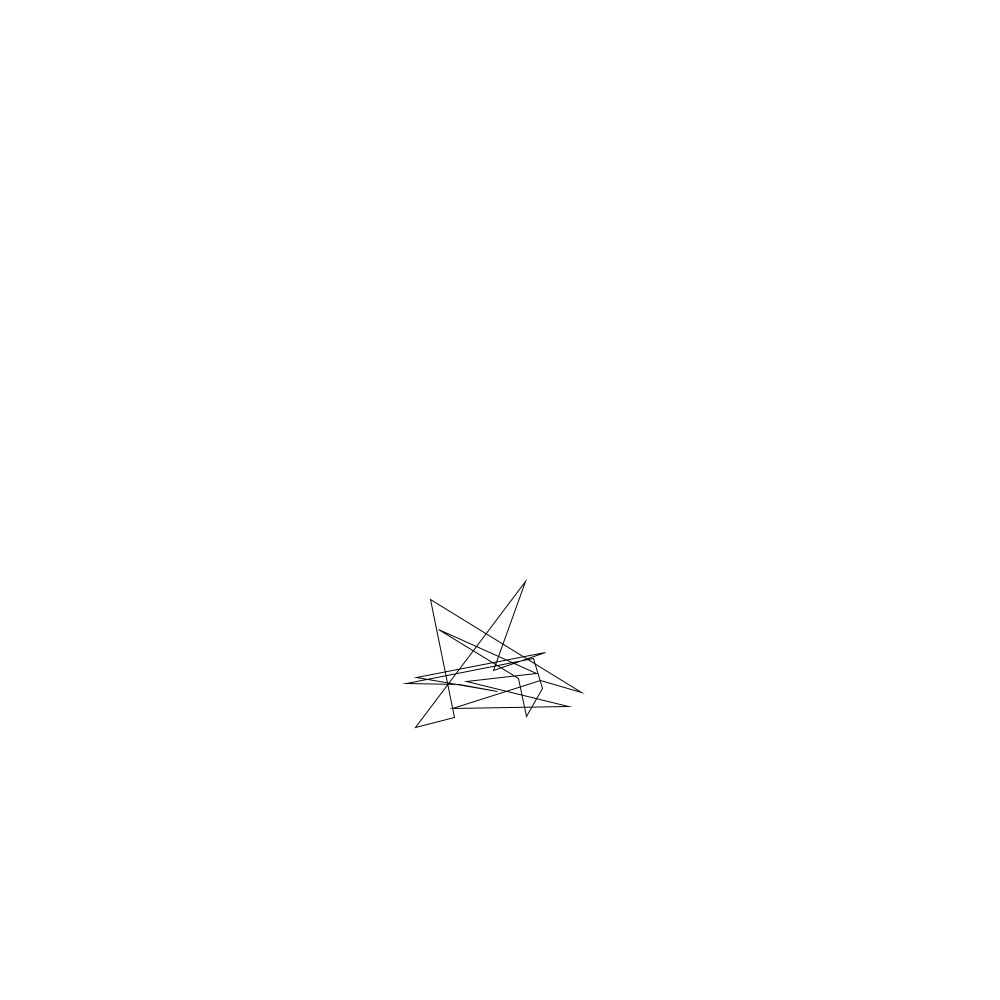
Frame 1 (no input)
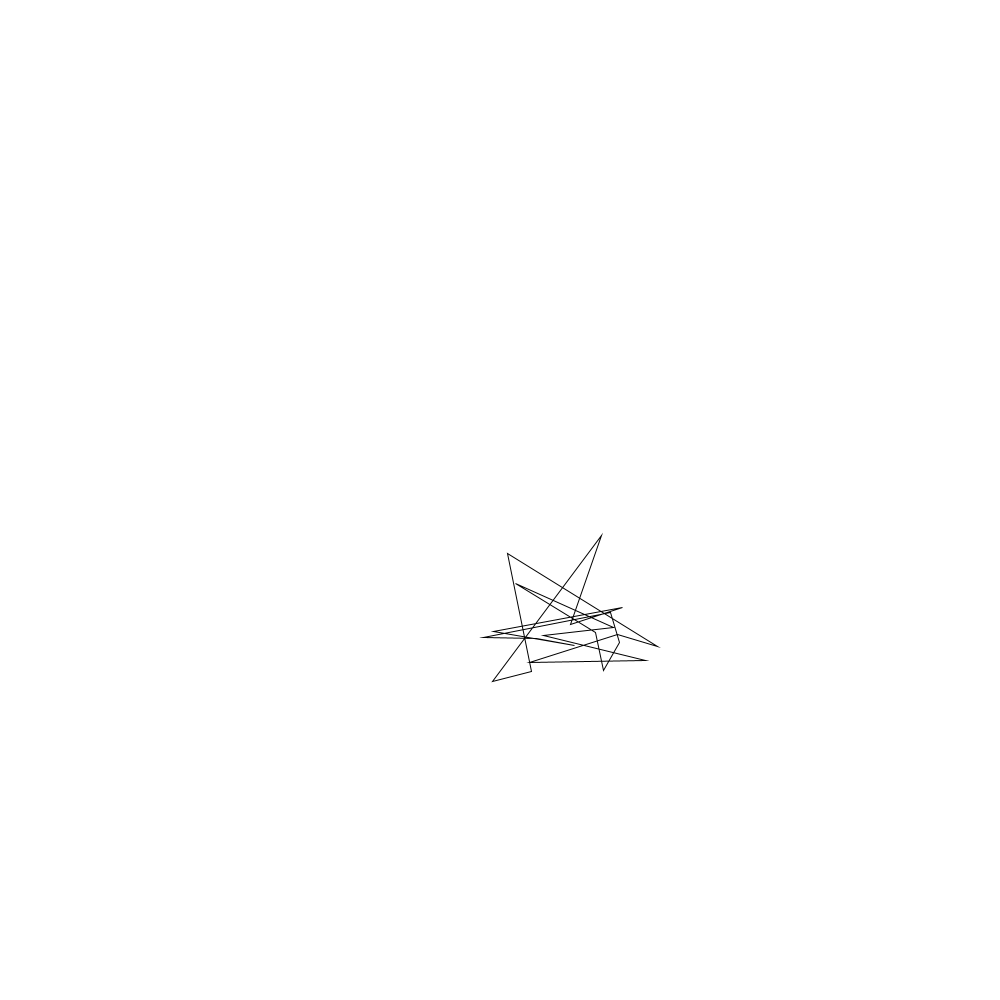
Frame 60 (the mouse pressed at the canvas centre just before this capture)
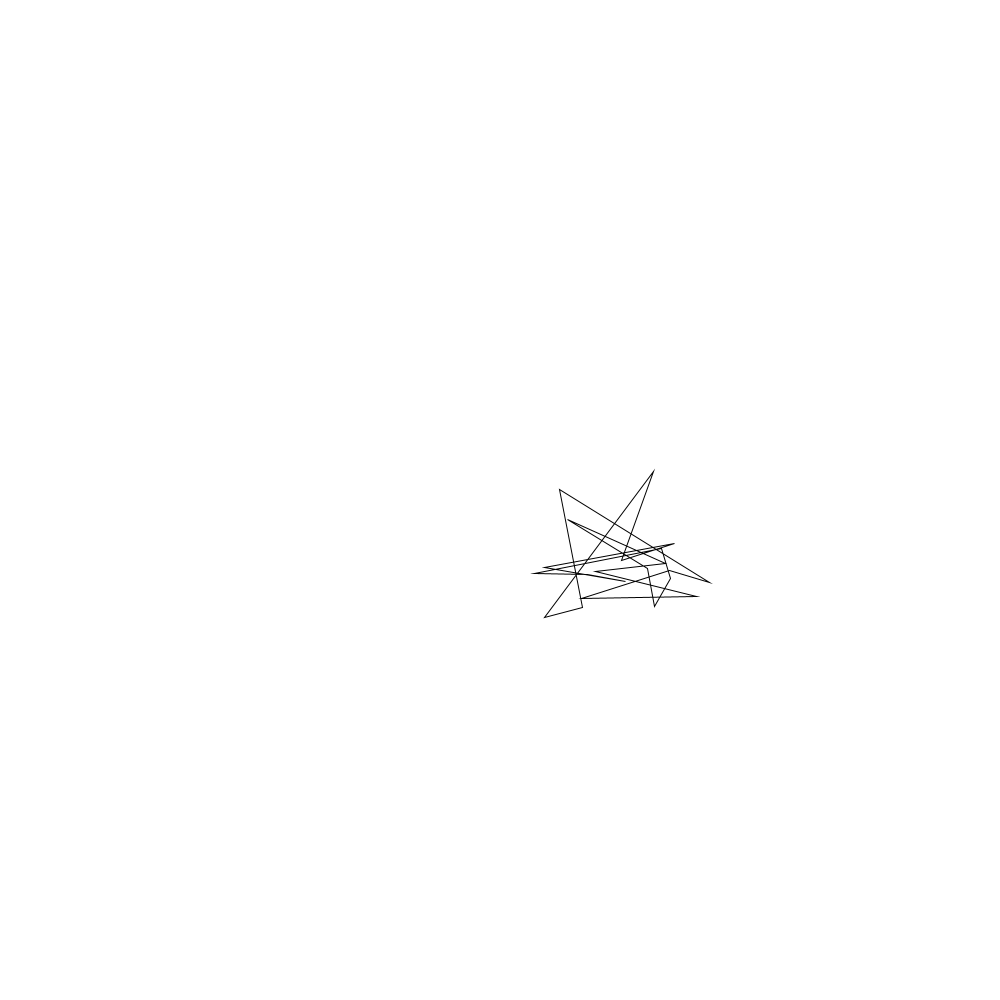
Frame 120 (the mouse held since frame 60 and released just before this capture)

The Processing sketch that drew these frames (run headless with seeded random() and noise(); from frame 60 on, the mouse is pressed at the canvas centre):

// Processing sketch: oficina050619
// ── oficina050619.pde
float x,
      y,
      z,
      w,
      a = 100;
PShape o;
Vt [] vts;
Vt nvt;
void setup(){
  size(1000,1000);
  x = width/2;
  y = height/2;
  
  //o = createShape(RECT, 0, 0, 50, 50);
  o = createShape();
  o.beginShape();
  o.noFill();
  vts = new Vt[0];
  for(int i = 0; i < round(random(300)); i++){
    nvt = new Vt();
    vts = (Vt[]) append(vts, nvt);
    o.vertex(random(-100,100), random(-100,100));
  }
  
  o.endShape(CLOSE);
}

void draw(){
  background(255);
  /*
  o = createShape();
  o.beginShape();
  o.noFill();
  o.vertex((100*noise(z+4000)), (100*noise(z+5000)));
  o.vertex((100*noise(z+2000)), (100*noise(z-200000)));
  o.vertex((100*noise(z-5000)), (100*noise(z)));
  o.vertex((100*noise(z+66666)), (100*noise(z-77777)));
  o.endShape(CLOSE);
  */
  
  z = z + .01;
  x = sin(z) * (100+ (100*noise(z))) + width/2;
  y = cos(z) * (100+ (100*noise(z))) + height/2;
  
  //ellipse(x,y, a,a);
  shape(o, x, y);
}

void keyPressed(){
  o = createShape();
  o.beginShape();
  o.noFill();
  for(int i = 0; i < round(random(300)); i++){
  o.vertex(random(-100,100), random(-100,100));
  }
  o.endShape(CLOSE);
}

class Vt {
 PVector loc;
 int nSd;
 float n;
 
 Vt(){
   nSd = round(random(99999999));
   n = random(random(99999999));
   loc = new PVector(random(-100,100), random(-100,100));
 }
 
}
